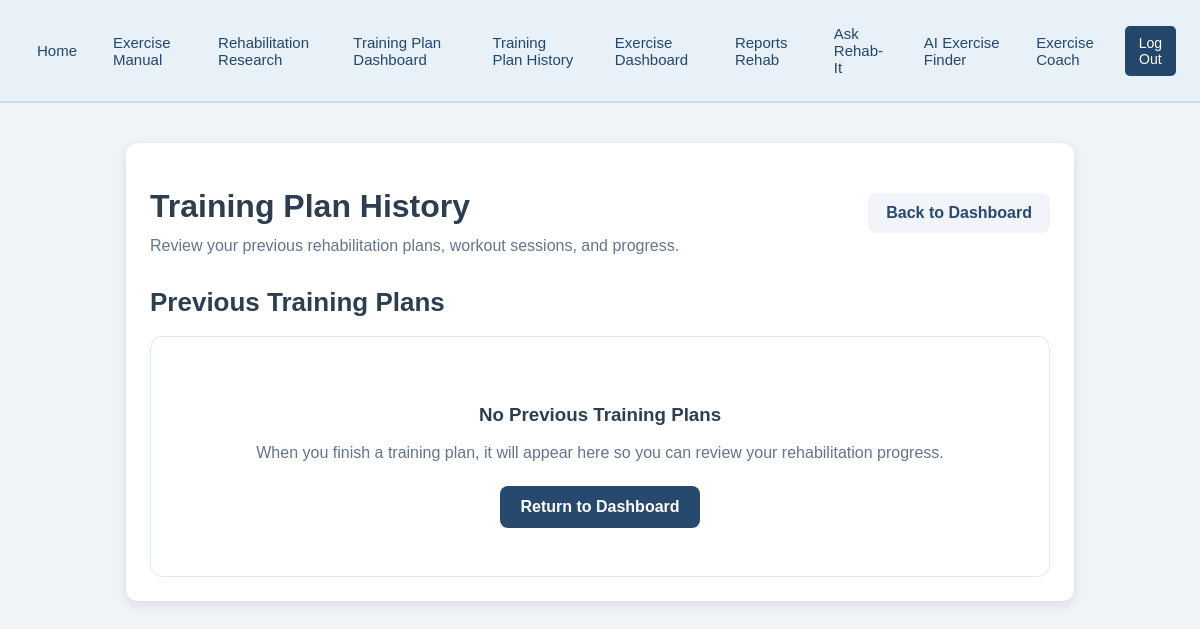
Page /training_plan_history/ (signed in) on the earlier database version.
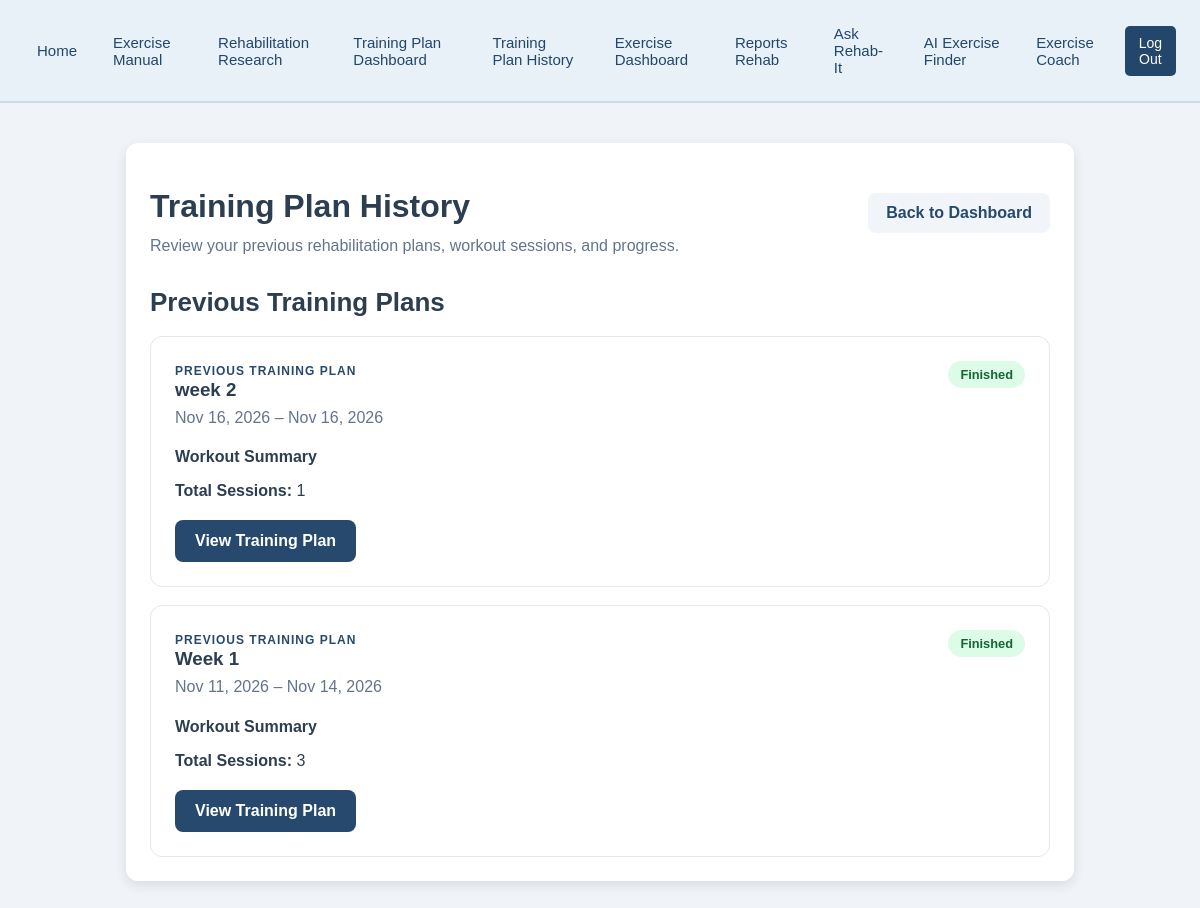
Same page on the later database version.
### rehab/models.py (models this page shows, shortened)
class TrainingPlan(models.Model):
    training_plan_id = models.AutoField(primary_key=True)
    account = models.ForeignKey(
        settings.AUTH_USER_MODEL,
        on_delete=models.CASCADE,
        null=True,
        blank=True,
        related_name="rehab_training_plans"
    )
    name = models.CharField(max_length=100)
    start_date = models.DateField()
    end_date = models.DateField()
    active = models.BooleanField(default=True)
    user_id = models.ForeignKey(User, on_delete=models.CASCADE)
    workout_sessions = models.ManyToManyField(WorkoutSession)
    class Meta:
        ordering = ["-start_date"]
        constraints = [
            models.UniqueConstraint(
                fields=["user_id", "name", "start_date"],
                name="unique_user_training_plan"
            )
        ]
    def get_absolute_url(self):
        return reverse("training_plan_detail", kwargs={"pk": self.pk})

### rehab/views.py (the view)
# urls.py: path("training_plan_history/", TrainingPlanListView.as_view(), name="training_plan_history"),
class TrainingPlanListView(LoginRequiredMixin, ListView):
    model = TrainingPlan
    template_name = "rehab/training_plan_history.html"
    context_object_name = "training_plans"
    def get_queryset(self):
        return TrainingPlan.objects.filter(
            account=self.request.user,
            active=False
        ).order_by("-start_date")

### templates/rehab/training_plan_history.html (shortened to what this page needs)
{% extends "rehab/base.html" %}
{% block rehab_content %}
<div class="training-dashboard">
    <div class="training-header">
        <div>
            <h1>Training Plan History</h1>
            <p>
                Review your previous rehabilitation plans,
                workout sessions, and progress.
            </p>
        </div>
        <a href="{% url 'training_plan_dashboard' %}"
           class="training-secondary-btn">
            Back to Dashboard
        </a>
    </div>
    <div class="training-sessions-header">
        <h2>Previous Training Plans</h2>
    </div>
    <div class="training-session-list">
        {% for training_plan in training_plans %}
            <div class="training-session-card">
                <div class="training-session-top">
                    <div>
                        <span class="training-label">
                            PREVIOUS TRAINING PLAN
                        </span>
                        <h3>{{ training_plan.name }}</h3>
                        <p class="training-session-date">
                            {{ training_plan.start_date|date:"M d, Y" }}
                            –
                            {{ training_plan.end_date|date:"M d, Y" }}
                        </p>
                    </div>
                    <span class="training-status completed">
                        Finished
                    </span>
                </div>
                <div class="training-session-exercises">
                    <h4>Workout Summary</h4>
                    <p>
                        <strong>Total Sessions:</strong>
                        {{ training_plan.workout_sessions.count }}
                    </p>
                </div>
                <div class="training-session-actions">
                    <a href="{{ training_plan.get_absolute_url }}"
                       class="training-btn">
                        View Training Plan
                    </a>
                </div>
            </div>
        {% empty %}
            <div class="training-empty-state">
                <h3>No Previous Training Plans</h3>
                <p>
                    When you finish a training plan,
                    it will appear here so you can
                    review your rehabilitation progress.
                </p>
                <a href="{% url 'training_plan_dashboard' %}"
                   class="training-btn">
                    Return to Dashboard
                </a>
            </div>
        {% endfor %}
    </div>
</div>
{% endblock %}

Differences in the rows shown:
added TrainingPlan: name "week 2", start_date "Nov 16, 2026", end_date "Nov 16, 2026", workout_sessions.count "1"
added TrainingPlan: name "Week 1", start_date "Nov 11, 2026", end_date "Nov 14, 2026", workout_sessions.count "3"
Other differences:
text no longer shown: "No Previous Training Plans When you finish a training plan, it will appear here so you can review your rehabilitation progress. Return to Dashboard"
